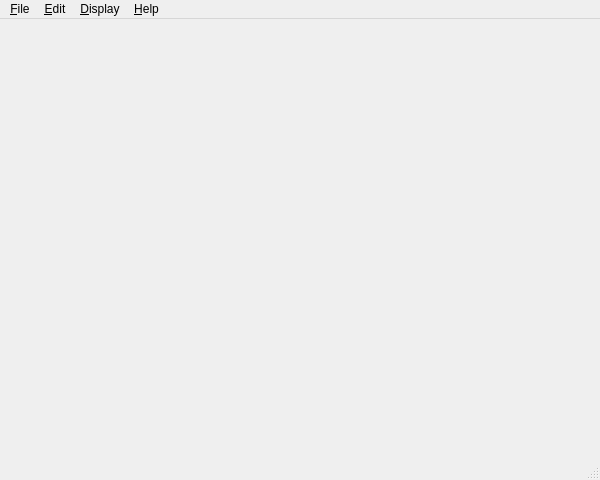
<?xml version="1.0" encoding="UTF-8"?>
<ui version="4.0">
 <class>QtGuiApplication1Class</class>
 <widget class="QMainWindow" name="QtGuiApplication1Class">
  <property name="geometry">
   <rect>
    <x>0</x>
    <y>0</y>
    <width>600</width>
    <height>480</height>
   </rect>
  </property>
  <property name="minimumSize">
   <size>
    <width>600</width>
    <height>480</height>
   </size>
  </property>
  <property name="windowTitle">
   <string>QtGuiApplication1</string>
  </property>
  <widget class="MyOpenGLWidget" name="centralWidget"/>
  <widget class="QStatusBar" name="statusBar"/>
  <widget class="QMenuBar" name="menuBar">
   <property name="geometry">
    <rect>
     <x>0</x>
     <y>0</y>
     <width>600</width>
     <height>22</height>
    </rect>
   </property>
   <widget class="QMenu" name="menuFile">
    <property name="title">
     <string>&amp;File</string>
    </property>
    <addaction name="separator"/>
    <addaction name="actionOpen"/>
    <addaction name="actionSave"/>
    <addaction name="separator"/>
    <addaction name="actionClear"/>
    <addaction name="separator"/>
    <addaction name="actionExit"/>
   </widget>
   <widget class="QMenu" name="menuDisplay">
    <property name="title">
     <string>&amp;Display</string>
    </property>
    <addaction name="actionLight"/>
    <addaction name="actionDraw_Wire"/>
    <addaction name="actionDraw_Face"/>
   </widget>
   <widget class="QMenu" name="menuHelp">
    <property name="title">
     <string>&amp;Help</string>
    </property>
    <addaction name="actionAbout"/>
   </widget>
   <widget class="QMenu" name="menuEdit">
    <property name="title">
     <string>&amp;Edit</string>
    </property>
    <addaction name="actionSnapShot"/>
   </widget>
   <addaction name="menuFile"/>
   <addaction name="menuEdit"/>
   <addaction name="menuDisplay"/>
   <addaction name="menuHelp"/>
  </widget>
  <action name="actionOpen">
   <property name="text">
    <string>Open(&amp;O)</string>
   </property>
   <property name="shortcut">
    <string>Ctrl+O</string>
   </property>
  </action>
  <action name="actionSave">
   <property name="text">
    <string>Save(&amp;S)</string>
   </property>
   <property name="shortcut">
    <string>Ctrl+S</string>
   </property>
  </action>
  <action name="actionClear">
   <property name="text">
    <string>Clear(&amp;C)</string>
   </property>
  </action>
  <action name="actionLight">
   <property name="checkable">
    <bool>true</bool>
   </property>
   <property name="checked">
    <bool>true</bool>
   </property>
   <property name="text">
    <string>Light</string>
   </property>
  </action>
  <action name="actionShow_Normals">
   <property name="checkable">
    <bool>true</bool>
   </property>
   <property name="text">
    <string>Show Normals</string>
   </property>
  </action>
  <action name="actionNormal_Map_Color">
   <property name="checkable">
    <bool>true</bool>
   </property>
   <property name="text">
    <string>Normal Map Color</string>
   </property>
  </action>
  <action name="actionSnapShot">
   <property name="text">
    <string>SnapShot(&amp;S)</string>
   </property>
   <property name="shortcut">
    <string>F5</string>
   </property>
  </action>
  <action name="actionAbout">
   <property name="text">
    <string>About(&amp;A)</string>
   </property>
  </action>
  <action name="actionExit">
   <property name="text">
    <string>Exit(&amp;Q)</string>
   </property>
  </action>
  <action name="actionDraw_Wire">
   <property name="checkable">
    <bool>true</bool>
   </property>
   <property name="text">
    <string>Draw Wire</string>
   </property>
  </action>
  <action name="actionDraw_Face">
   <property name="checkable">
    <bool>true</bool>
   </property>
   <property name="checked">
    <bool>true</bool>
   </property>
   <property name="text">
    <string>Draw Face</string>
   </property>
  </action>
 </widget>
 <layoutdefault spacing="6" margin="11"/>
 <customwidgets>
  <customwidget>
   <class>MyOpenGLWidget</class>
   <extends>QWidget</extends>
   <header>myopenglwidget.h</header>
   <slots>
    <signal>xRotationChanged(int)</signal>
    <signal>yRotationChanged(int)</signal>
    <signal>zRotationChanged(int)</signal>
    <slot>setXRotation(int)</slot>
    <slot>setYRotation(int)</slot>
    <slot>setZRotation(int)</slot>
    <slot>setLight(bool)</slot>
    <slot>onActionSnapshot()</slot>
    <slot>onUpdateContent(std::shared_ptr&lt;CMeshFile&gt;)</slot>
    <slot>setDrawWire(bool)</slot>
    <slot>setDrawFace(bool)</slot>
   </slots>
  </customwidget>
 </customwidgets>
 <resources>
  <include location="QtGuiApplication1.qrc"/>
 </resources>
 <connections>
  <connection>
   <sender>actionLight</sender>
   <signal>toggled(bool)</signal>
   <receiver>centralWidget</receiver>
   <slot>setLight(bool)</slot>
   <hints>
    <hint type="sourcelabel">
     <x>-1</x>
     <y>-1</y>
    </hint>
    <hint type="destinationlabel">
     <x>299</x>
     <y>254</y>
    </hint>
   </hints>
  </connection>
  <connection>
   <sender>actionSnapShot</sender>
   <signal>triggered()</signal>
   <receiver>centralWidget</receiver>
   <slot>onActionSnapshot()</slot>
   <hints>
    <hint type="sourcelabel">
     <x>-1</x>
     <y>-1</y>
    </hint>
    <hint type="destinationlabel">
     <x>299</x>
     <y>254</y>
    </hint>
   </hints>
  </connection>
  <connection>
   <sender>QtGuiApplication1Class</sender>
   <signal>updateStatusBar(QString)</signal>
   <receiver>statusBar</receiver>
   <slot>showMessage(QString)</slot>
   <hints>
    <hint type="sourcelabel">
     <x>299</x>
     <y>239</y>
    </hint>
    <hint type="destinationlabel">
     <x>299</x>
     <y>469</y>
    </hint>
   </hints>
  </connection>
  <connection>
   <sender>actionExit</sender>
   <signal>triggered()</signal>
   <receiver>QtGuiApplication1Class</receiver>
   <slot>close()</slot>
   <hints>
    <hint type="sourcelabel">
     <x>-1</x>
     <y>-1</y>
    </hint>
    <hint type="destinationlabel">
     <x>299</x>
     <y>239</y>
    </hint>
   </hints>
  </connection>
  <connection>
   <sender>QtGuiApplication1Class</sender>
   <signal>onFileUpdated(std::shared_ptr&lt;CMeshFile&gt;)</signal>
   <receiver>centralWidget</receiver>
   <slot>onUpdateContent(std::shared_ptr&lt;CMeshFile&gt;)</slot>
   <hints>
    <hint type="sourcelabel">
     <x>299</x>
     <y>239</y>
    </hint>
    <hint type="destinationlabel">
     <x>299</x>
     <y>234</y>
    </hint>
   </hints>
  </connection>
  <connection>
   <sender>actionDraw_Wire</sender>
   <signal>toggled(bool)</signal>
   <receiver>centralWidget</receiver>
   <slot>setDrawWire(bool)</slot>
   <hints>
    <hint type="sourcelabel">
     <x>-1</x>
     <y>-1</y>
    </hint>
    <hint type="destinationlabel">
     <x>299</x>
     <y>237</y>
    </hint>
   </hints>
  </connection>
  <connection>
   <sender>actionDraw_Face</sender>
   <signal>toggled(bool)</signal>
   <receiver>centralWidget</receiver>
   <slot>setDrawFace(bool)</slot>
   <hints>
    <hint type="sourcelabel">
     <x>-1</x>
     <y>-1</y>
    </hint>
    <hint type="destinationlabel">
     <x>299</x>
     <y>237</y>
    </hint>
   </hints>
  </connection>
 </connections>
 <slots>
  <signal>updateStatusBar(QString)</signal>
  <signal>onFileUpdated(std::shared_ptr&lt;CMeshFile&gt;)</signal>
 </slots>
</ui>
